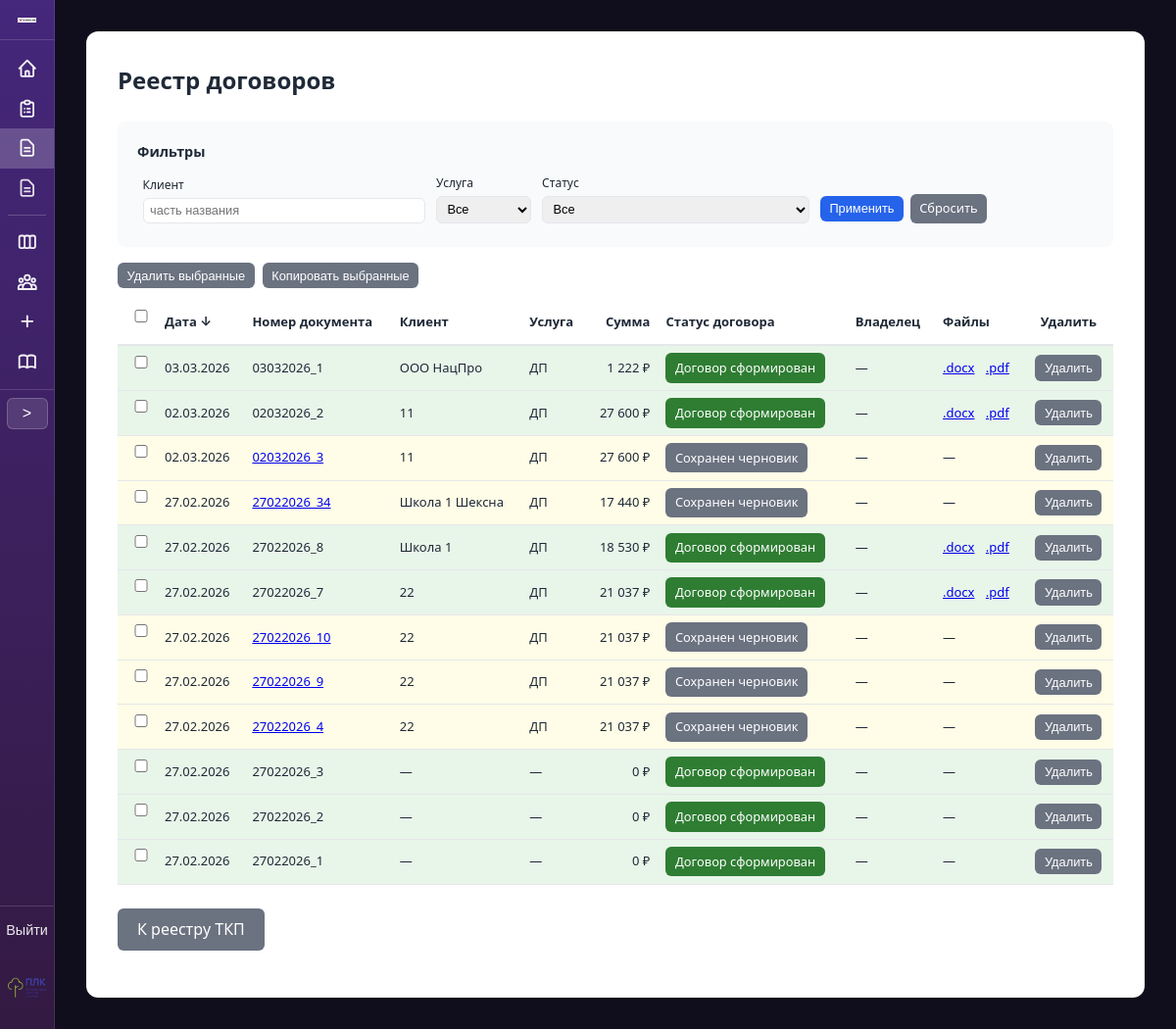
/contracts/ (signed in), run on an earlier commit of the app's database.
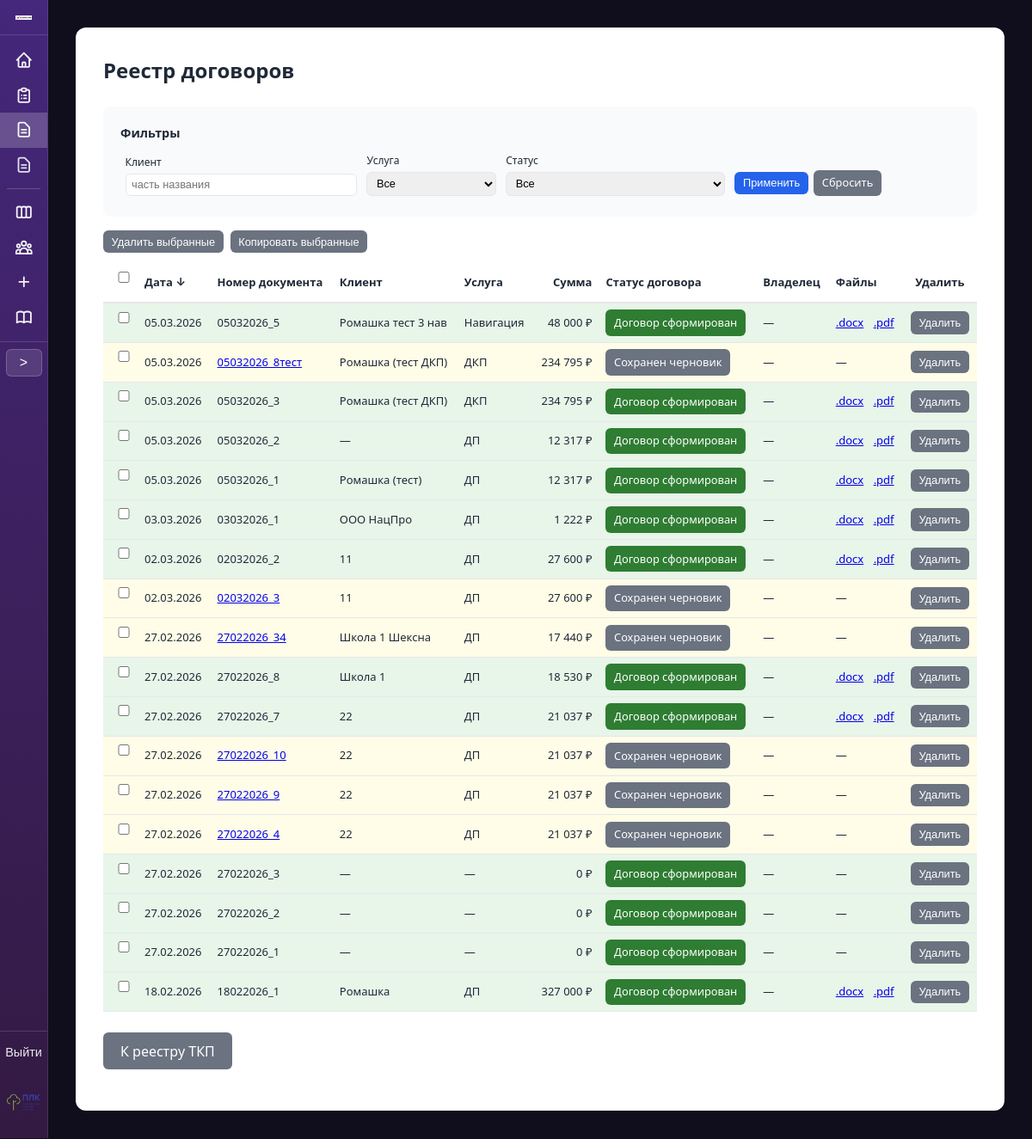
And on a later commit of the database.
### proposals/models.py (models this page shows, shortened)
class ContractRecord(models.Model):
    STATUS_DRAFT = 'draft'
    STATUS_FINAL = 'final'
    STATUS_CHOICES = [
        (STATUS_DRAFT, 'Черновик'),
        (STATUS_FINAL, 'Итоговый'),
    ]
    date = models.DateField('Дата договора')
    number = models.CharField('Номер договора', max_length=50, unique=True)
    status = models.CharField('Статус', max_length=20, choices=STATUS_CHOICES, default=STATUS_FINAL)
    tkp = models.ForeignKey(
        TKPRecord,
        on_delete=models.SET_NULL,
        null=True,
        blank=True,
        verbose_name='ТКП',
        related_name='contracts',
    )
    counterparty = models.ForeignKey(
        Counterparty,
        on_delete=models.SET_NULL,
        null=True,
        blank=True,
        verbose_name='Контрагент',
    )
    client = models.CharField('Клиент', max_length=500, blank=True)
    service = models.CharField('Услуга', max_length=255, blank=True)
    sum_total = models.DecimalField('Сумма', max_digits=15, decimal_places=2, default=0)
    docx_file = models.CharField('Файл DOCX', max_length=255, blank=True)
    pdf_file = models.CharField('Файл PDF', max_length=255, blank=True)
    contract_snapshot = models.JSONField('Снимок реквизитов', null=True, blank=True)
    created_at = models.DateTimeField('Создано', auto_now_add=True)
    created_by = models.ForeignKey(
        settings.AUTH_USER_MODEL,
        on_delete=models.SET_NULL,
        null=True,
        blank=True,
        related_name='created_contract_records',
        verbose_name='Владелец',
    )
    class Meta:
        verbose_name = 'Запись договора'
        verbose_name_plural = 'Записи договоров'
        ordering = ['-created_at']

### proposals/views.py (the view, shortened to what this page needs)
# urls.py: path('contracts/', views.contract_table_view, name='contract_table'),
@login_required
@require_http_methods(['GET', 'POST'])
def contract_table_view(request):
    records = ContractRecord.objects.select_related('tkp', 'counterparty', 'created_by')
    client = request.GET.get('client', '').strip()
    service = request.GET.get('service', '').strip()
    status_filter = request.GET.get('status', '').strip().lower()
    if client:
        records = records.filter(client__icontains=client)
    if service:
        records = records.filter(service=service)
    if status_filter == 'draft':
        records = records.filter(status=ContractRecord.STATUS_DRAFT)
    elif status_filter == 'final':
        records = records.filter(status=ContractRecord.STATUS_FINAL)
    sort_col = request.GET.get('sort', '').strip().lower()
    order = request.GET.get('order', 'desc').strip().lower()
    if order not in ('asc', 'desc'):
        order = 'desc'
    order_prefix = '' if order == 'asc' else '-'
    allowed_sort = {'date': 'date', 'number': 'number', 'client': 'client', 'service': 'service', 'sum_total': 'sum_total', 'status': 'status'}
    if sort_col in allowed_sort:
        field = allowed_sort[sort_col]
        if field == 'status':
            records = records.order_by(f'{order_prefix}status', '-date', '-created_at')
        else:
            records = records.order_by(f'{order_prefix}{field}', '-created_at')
    else:
        records = records.order_by('-date', '-created_at')
    services_list = list(ContractRecord.objects.values_list('service', flat=True).distinct().filter(service__isnull=False).exclude(service='').order_by('service'))
    context = {
        'records': records,
        'filters': {'client': client, 'service': service, 'status': status_filter},
        'services_list': services_list,
        'sort': sort_col or 'date',
        'order': order,
    }
    return render(request, 'proposals/contract_table.html', context)

### proposals/templates/proposals/contract_table.html (shortened to what this page needs)
{% extends "proposals/base.html" %}
{% load proposal_filters %}
{% block container_extra_class %}container--wide{% endblock %}
{% block content %}
<div style="overflow-x: auto;">
<h1>Реестр договоров</h1>
<form method="get" action="{% url 'proposals:contract_table' %}" class="summary" style="margin-bottom: 1rem;">
    <p style="margin: 0 0 0.5rem; font-weight: 600; font-size: 0.9rem;">Фильтры</p>
    <table class="table-filters" style="width: 100%; border-collapse: collapse; font-size: 0.8rem;">
        <tr>
            <td style="padding: 0.25rem 0.35rem; vertical-align: bottom;">
                <label for="id_client" style="font-size: 0.75rem;">Клиент</label>
                <input type="text" name="client" id="id_client" value="{{ filters.client }}" placeholder="часть названия" style="margin: 0; padding: 0.3rem 0.4rem; font-size: 0.8rem; width: 100%;">
            </td>
            <td style="padding: 0.25rem 0.35rem; vertical-align: bottom;">
                <label for="id_service" style="font-size: 0.75rem;">Услуга</label>
                <select name="service" id="id_service" style="margin: 0; padding: 0.3rem 0.4rem; font-size: 0.8rem; width: 100%;">
                    <option value="">Все</option>
                </select>
            </td>
            <td style="padding: 0.25rem 0.35rem; vertical-align: bottom;">
                <label for="id_status" style="font-size: 0.75rem;">Статус</label>
                <select name="status" id="id_status" style="margin: 0; padding: 0.3rem 0.4rem; font-size: 0.8rem; width: 100%;">
                    <option value="">Все</option>
                </select>
            </td>
            <td style="padding: 0.25rem 0.35rem; vertical-align: bottom; white-space: nowrap;">
                <button type="submit" class="btn btn-sm">Применить</button>
                <a href="{% url 'proposals:contract_table' %}" class="btn btn-secondary btn-sm" style="margin-left: 0.2rem;">Сбросить</a>
            </td>
        </tr>
    </table>
</form>
<form id="bulk-form-contract" method="post" action="{% url 'proposals:contract_table' %}{% if request.GET %}?{{ request.GET.urlencode }}{% endif %}">
<div class="bulk-toolbar" style="margin-bottom: 0.75rem; display: flex; align-items: center; gap: 0.5rem; flex-wrap: wrap;">
    <button type="submit" name="bulk_action" value="delete" class="btn btn-secondary btn-sm" onclick="var n=document.querySelectorAll('#bulk-form-contract input[name=ids]:checked').length;return n?confirm('Удалить выбранные записи договоров и их файлы?'):false;">Удалить выбранные</button>
    <button type="submit" name="bulk_action" value="copy" class="btn btn-secondary btn-sm" onclick="var n=document.querySelectorAll('#bulk-form-contract input[name=ids]:checked').length;if(!n){alert('Выберите строки для копирования.');return false;}return true;">Копировать выбранные</button>
</div>
<table class="table-contract-list" style="width: 100%; border-collapse: collapse; margin-top: 0; font-size: 0.8125rem;">
    <thead>
        <tr style="border-bottom: 2px solid var(--border);">
            <th style="text-align: center; padding: 0.4rem 0.5rem; width: 2.5rem;"><input type="checkbox" id="contract-select-all" title="Выбрать все" aria-label="Выбрать все"></th>
            <th style="text-align: left; padding: 0.4rem 0.5rem;"><a href="?sort=date&order={% if sort == 'date' and order == 'asc' %}desc{% else %}asc{% endif %}" class="th-sort">Дата {% if sort == 'date' %}{% if order == 'asc' %}↑{% else %}↓{% endif %}{% endif %}</a></th>
            <th style="text-align: left; padding: 0.4rem 0.5rem;"><a href="?sort=number&order={% if sort == 'number' and order == 'asc' %}desc{% else %}asc{% endif %}" class="th-sort">Номер документа </a></th>
            <th style="text-align: left; padding: 0.4rem 0.5rem;"><a href="?sort=client&order={% if sort == 'client' and order == 'asc' %}desc{% else %}asc{% endif %}" class="th-sort">Клиент </a></th>
            <th style="text-align: left; padding: 0.4rem 0.5rem;"><a href="?sort=service&order={% if sort == 'service' and order == 'asc' %}desc{% else %}asc{% endif %}" class="th-sort">Услуга </a></th>
            <th style="text-align: right; padding: 0.4rem 0.5rem;"><a href="?sort=sum_total&order={% if sort == 'sum_total' and order == 'asc' %}desc{% else %}asc{% endif %}" class="th-sort">Сумма </a></th>
            <th style="text-align: left; padding: 0.4rem 0.5rem;"><a href="?sort=status&order={% if sort == 'status' and order == 'asc' %}desc{% else %}asc{% endif %}" class="th-sort">Статус договора </a></th>
            <th style="text-align: left; padding: 0.4rem 0.5rem;">Владелец</th>
            <th style="text-align: left; padding: 0.4rem 0.5rem;">Файлы</th>
            <th style="text-align: center; padding: 0.4rem 0.5rem;">Удалить</th>
        </tr>
    </thead>
    <tbody>
        {% for r in records %}
        <tr style="border-bottom: 1px solid var(--border);" class="{% if r.status == 'draft' %}contract-row-draft{% else %}contract-row-with-contract{% endif %}">
            <td style="padding: 0.4rem 0.5rem; text-align: center;"><input type="checkbox" name="ids" value="{{ r.pk }}" form="bulk-form-contract" class="contract-row-cb"></td>
            <td style="padding: 0.4rem 0.5rem;">{{ r.date|date:"d.m.Y" }}</td>
            <td style="padding: 0.4rem 0.5rem;">
                {% if r.status == 'draft' and r.tkp_id %}
                <a href="{% url 'proposals:contract_form' r.tkp_id %}?contract_draft_id={{ r.pk }}">{{ r.number }}</a>
                {% else %}
                {{ r.number }}
                {% endif %}
            </td>
            <td style="padding: 0.4rem 0.5rem;">{{ r.client|default:"—" }}</td>
            <td style="padding: 0.4rem 0.5rem;">{{ r.service|default:"—" }}</td>
            <td style="padding: 0.4rem 0.5rem; text-align: right;">{{ r.sum_total|format_price }} ₽</td>
            <td style="padding: 0.4rem 0.5rem;">
                {% if r.status == 'draft' %}
                <a href="#" class="btn btn-sm btn-contract-draft btn-contract-card-trigger" data-contract-card="{% url 'proposals:contract_card' r.pk %}">Сохранен черновик</a>
                {% else %}
                <a href="#" class="btn btn-sm btn-contract-done btn-contract-card-trigger" data-contract-card="{% url 'proposals:contract_card' r.pk %}">Договор сформирован</a>
                {% endif %}
            </td>
            <td style="padding: 0.4rem 0.5rem;">{% if r.created_by %}{{ r.created_by.get_full_name|default:r.created_by.username }}{% else %}—{% endif %}</td>
            <td style="padding: 0.4rem 0.5rem;">
                {% if r.docx_file and r.pdf_file %}
                <a href="{% url 'proposals:contract_download' r.pk 'docx' %}" class="table-file-link">.docx</a>
                <a href="{% url 'proposals:contract_download' r.pk 'pdf' %}" class="table-file-link">.pdf</a>
                {% else %}
                —
                {% endif %}
            </td>
            <td style="padding: 0.4rem 0.5rem; text-align: center;">
                <form method="post" action="{% url 'proposals:contract_table' %}{% if request.GET %}?{{ request.GET.urlencode }}{% endif %}" style="display: inline;" onsubmit="return confirm('Удалить эту запись договора и файлы?');">
                    <button type="submit" class="btn btn-secondary btn-sm">Удалить</button>
                </form>
            </td>
        </tr>
        {% empty %}
        <tr>
            <td colspan="11" style="padding: 0.75rem; color: var(--text-muted); font-size: 0.8125rem;">Нет договоров</td>
        </tr>
        {% endfor %}
    </tbody>
</table>
</form>
<p style="margin-top: 1.5rem;">
    <a href="{% url 'proposals:table' %}" class="btn btn-secondary">К реестру ТКП</a>
</p>
</div>
{% endblock %}

### proposals/templates/proposals/base.html (shortened to what this page needs)
<!DOCTYPE html>
<html lang="ru">
<head>
    {% load static %}
</head>
<body>
    <div class="layout">
        <aside class="sidebar" id="sidebar">
            <div class="sidebar-header">
                <a href="{% url 'proposals:start' %}">
                    <img src="{% static 'logo.png' %}" alt="Логотип" />
                </a>
            </div>
            <nav>
                <a href="{% url 'proposals:start' %}" class="nav-link {% if request.resolver_match.url_name == 'start' %}nav-active{% endif %}" title="Старт">
                </a>
                <a href="{% url 'proposals:table' %}" class="nav-link {% if request.resolver_match.url_name == 'table' %}nav-active{% endif %}" title="Реестр всех сформированных документов ТКП">
                </a>
                <a href="{% url 'proposals:contract_table' %}" class="nav-link {% if request.resolver_match.url_name == 'contract_table' %}nav-active{% endif %}" title="Реестр всех сформированных договоров">
                    <svg class="nav-link-icon" xmlns="http://www.w3.org/2000/svg" fill="none" viewBox="0 0 24 24" stroke="currentColor" stroke-width="2"><path stroke-linecap="round" stroke-linejoin="round" d="M9 12h6m-6 4h6m2 5H7a2 2 0 01-2-2V5a2 2 0 012-2h5.586a1 1 0 01.707.293l5.414 5.414a1 1 0 01.293.707V19a2 2 0 01-2 2z"/></svg>
                </a>
                <div class="nav-section" data-nav-section="tkp">
                    <div class="nav-section-title" title="Формирование ТКП">
                        <svg class="nav-link-icon" xmlns="http://www.w3.org/2000/svg" fill="none" viewBox="0 0 24 24" stroke="currentColor" stroke-width="2"><path stroke-linecap="round" stroke-linejoin="round" d="M9 12h6m-6 4h6m2 5H7a2 2 0 01-2-2V5a2 2 0 012-2h5.586a1 1 0 01.707.293l5.414 5.414a1 1 0 01.293.707V19a2 2 0 01-2 2z"/></svg>
                    </div>
                </div>
                <hr class="nav-divider">
                <a href="{% url 'proposals:kanban' %}" class="nav-link {% if request.resolver_match.url_name == 'kanban' %}nav-active{% endif %}" title="Канбан доска всех текущих сделок">
                </a>
                <a href="{% url 'proposals:counterparties' %}" class="nav-link {% if request.resolver_match.url_name == 'counterparties' %}nav-active{% endif %}" title="Справочник контрагентов">
                </a>
                <a href="{% url 'proposals:requisites_add' %}" class="nav-link {% if request.resolver_match.url_name == 'requisites_add' %}nav-active{% endif %}" title="Загрузка карточки контрагента, распознавание реквизитов">
                    <svg class="nav-link-icon" xmlns="http://www.w3.org/2000/svg" fill="none" viewBox="0 0 24 24" stroke="currentColor" stroke-width="2"><path stroke-linecap="round" stroke-linejoin="round" d="M12 6v6m0 0v6m0-6h6m-6 0H6"/></svg>
                </a>
                <a href="{% url 'proposals:instruction' %}" class="nav-link {% if request.resolver_match.url_name == 'instruction' %}nav-active{% endif %}" title="Инструкция пользователя">
                </a>
            </nav>
            <div class="sidebar-toggle-wrap">
                <button type="button" class="sidebar-toggle" id="sidebar-toggle" title="Развернуть меню" aria-label="Развернуть меню">&gt;</button>
            </div>
            <div class="sidebar-footer">
                <form method="post" action="{% url 'logout' %}" style="margin: 0 0 0.5rem 0; padding: 0;">
                    <button type="submit" style="background: none; border: none; padding: 0.5rem 1.25rem; color: rgba(255,255,255,.9); font-size: 0.9rem; cursor: pointer; text-decoration: none;">Выйти</button>
                </form>
                <a href="https://www.plksoft.ru" target="_blank" rel="noopener noreferrer">
                    <img src="{% static 'plk_logo.png' %}" alt="PLK" />
                </a>
            </div>
        </aside>
        <main class="main {% block main_extra_class %}{% endblock %}">
            {% block main_content %}
            <div class="container {% block container_extra_class %}{% endblock %}">
                <div class="card">
                    {% block content %}{% endblock %}
                </div>
            </div>
            {% endblock %}
        </main>
    </div>
</body>
</html>

What changed in the data, as far as the page shows it:
added ContractRecord: date "05.03.2026", number "05032026_5", client "Ромашка тест 3 нав", service "Навигация", sum_total "48 000", status "Договор сформирован", docx_file ".docx"
added ContractRecord: date "05.03.2026", number "05032026_8тест", client "Ромашка (тест ДКП)", service "ДКП", sum_total "234 795", status "Сохранен черновик"
added ContractRecord: date "05.03.2026", number "05032026_3", client "Ромашка (тест ДКП)", service "ДКП", sum_total "234 795", status "Договор сформирован", docx_file ".docx"
added ContractRecord: date "05.03.2026", number "05032026_2", client "—", service "ДП", sum_total "12 317", status "Договор сформирован", docx_file ".docx"
added ContractRecord: date "05.03.2026", number "05032026_1", client "Ромашка (тест)", service "ДП", sum_total "12 317", status "Договор сформирован", docx_file ".docx"
added ContractRecord: date "18.02.2026", number "18022026_1", client "Ромашка", service "ДП", sum_total "327 000", status "Договор сформирован", docx_file ".docx"
